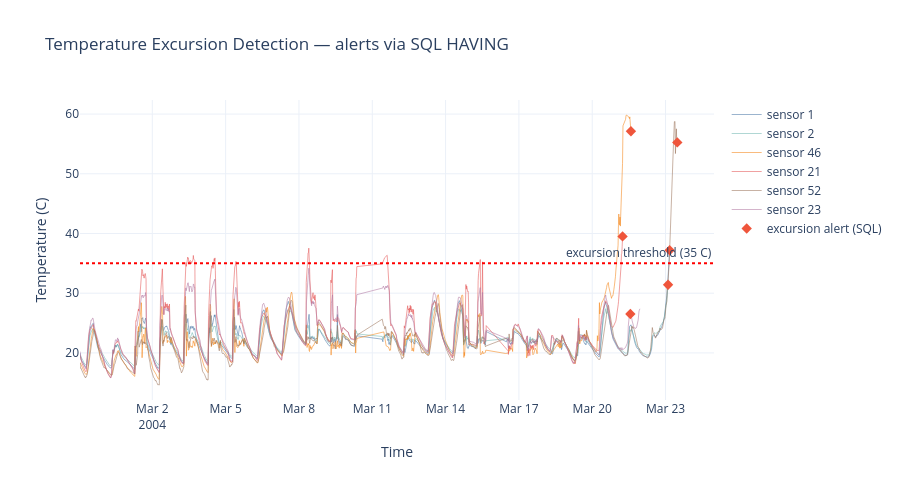

This figure's notebook cell:
### Code cell
# Overlay excursion alerts on raw temperature traces.
fig = go.Figure()

for sid in SELECTED_SENSORS:
    d = sensor_df[sensor_df['moteid'] == sid]
    fig.add_trace(go.Scatter(
        x=d['datetime'], y=d['temperature'],
        mode='lines', name=f'sensor {sid}',
        line=dict(width=0.8, color=colors[sid]),
        opacity=0.7,
    ))

if len(alerts_df) > 0:
    fig.add_trace(go.Scatter(
        x=alerts_df['time'], y=alerts_df['temperature'],
        mode='markers', name='excursion alert (SQL)',
        marker=dict(size=8, color='#EF553B', symbol='diamond'),
    ))

fig.add_hline(y=35.0, line_dash='dot', line_color='red',
              annotation_text='excursion threshold (35 C)')
fig.update_layout(
    title='Temperature Excursion Detection — alerts via SQL HAVING',
    xaxis_title='Time', yaxis_title='Temperature (C)',
    template='plotly_white', height=480,
)
fig.show()

### Figure 1 — Plotly figure (JSON) as saved in the notebook; plotly's stock layout.template omitted (floating-point values rounded to 4 significant figures; data arrays with more than 128 entries replaced by an {"elided": "..."} marker saying what was removed)
{"data": [{"line": {"color": "#4C78A8", "width": 0.8}, "mode": "lines", "name": "sensor 1", "opacity": 0.7, "type": "scatter", "x": {"elided": "1300 str values"}, "y": {"elided": "1300 float values"}}, {"line": {"color": "#72B7B2", "width": 0.8}, "mode": "lines", "name": "sensor 2", "opacity": 0.7, "type": "scatter", "x": {"elided": "1300 str values"}, "y": {"elided": "1300 float values"}}, {"line": {"color": "#F58518", "width": 0.8}, "mode": "lines", "name": "sensor 46", "opacity": 0.7, "type": "scatter", "x": {"elided": "1300 str values"}, "y": {"elided": "1300 float values"}}, {"line": {"color": "#E45756", "width": 0.8}, "mode": "lines", "name": "sensor 21", "opacity": 0.7, "type": "scatter", "x": {"elided": "1300 str values"}, "y": {"elided": "1300 float values"}}, {"line": {"color": "#9D755D", "width": 0.8}, "mode": "lines", "name": "sensor 52", "opacity": 0.7, "type": "scatter", "x": {"elided": "1300 str values"}, "y": {"elided": "1300 float values"}}, {"line": {"color": "#B279A2", "width": 0.8}, "mode": "lines", "name": "sensor 23", "opacity": 0.7, "type": "scatter", "x": {"elided": "1300 str values"}, "y": {"elided": "1300 float values"}}, {"marker": {"color": "#EF553B", "size": 8, "symbol": "diamond"}, "mode": "markers", "name": "excursion alert (SQL)", "type": "scatter", "x": ["2004-03-23T04:02:12.457", "2004-03-23T02:28:30.140", "2004-03-21T05:47:24.871", "2004-03-21T13:27:04.032", "2004-03-21T13:59:57.354", "2004-03-23T11:32:06.317"], "y": [37.19, 31.42, 39.51, 26.52, 57.12, 55.26]}], "layout": {"annotations": [{"showarrow": false, "text": "excursion threshold (35 C)", "x": 1, "xanchor": "right", "xref": "x domain", "y": 35, "yanchor": "bottom", "yref": "y"}], "height": 480, "shapes": [{"line": {"color": "red", "dash": "dot"}, "type": "line", "x0": 0, "x1": 1, "xref": "x domain", "y0": 35, "y1": 35, "yref": "y"}], "title": {"text": "Temperature Excursion Detection — alerts via SQL HAVING"}, "xaxis": {"title": {"text": "Time"}}, "yaxis": {"title": {"text": "Temperature (C)"}}}}
